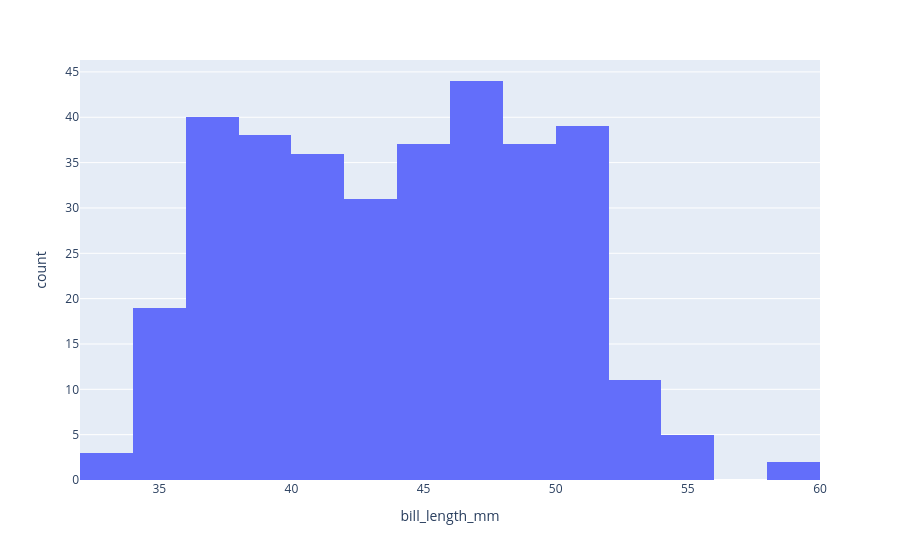

The notebook cell this image was saved under:
### Code cell
fig = px.histogram(data_pen, x="bill_length_mm")
fig.show()

### Figure 1 — Plotly figure (JSON) as saved in the notebook; plotly's stock layout.template omitted (floating-point values rounded to 4 significant figures; data arrays with more than 128 entries replaced by an {"elided": "..."} marker saying what was removed)
{"data": [{"bingroup": "x", "hovertemplate": "bill_length_mm=%{x}<br>count=%{y}<extra></extra>", "legendgroup": "", "marker": {"color": "#636efa", "pattern": {"shape": ""}}, "name": "", "orientation": "v", "showlegend": false, "type": "histogram", "x": {"elided": "344 float values"}, "xaxis": "x", "yaxis": "y"}], "layout": {"barmode": "relative", "legend": {"tracegroupgap": 0}, "margin": {"t": 60}, "xaxis": {"anchor": "y", "domain": [0, 1], "title": {"text": "bill_length_mm"}}, "yaxis": {"anchor": "x", "domain": [0, 1], "title": {"text": "count"}}}}
